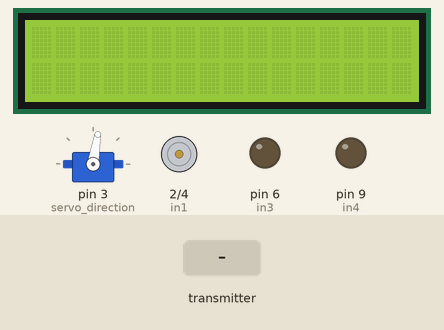
Simulated run of this sketch. Board: Arduino Uno, built with avr-gcc and run on an emulated ATmega328P. Shown: 16×2 character LCD, servo, motor-driver pin pairs drawn as motors (green arrow = first pin HIGH = forward, orange = second pin HIGH = backward, longer = more drive, scaled by the enable pin), output pins drawn as LEDs (lit = HIGH). The test bench sets the inputs (shaded band). No radio packets arrive unless stated.

Above: at 1.3 s.
1.4 s: the transmitter starts sending data.0 = 0
At 2.4 s:
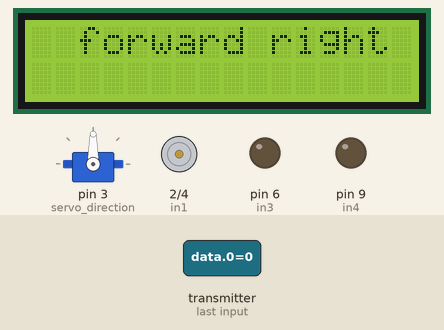
2.9 s: the transmitter starts sending data.1 = 1023
At 3.4 s:
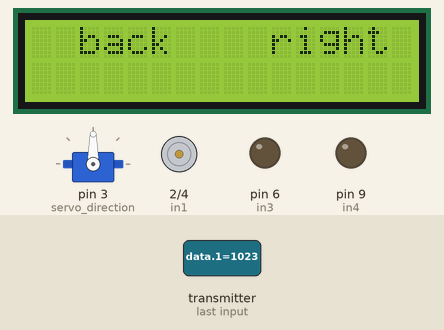
4.4 s: the transmitter starts sending data.2 = 1023
At 5.6 s:
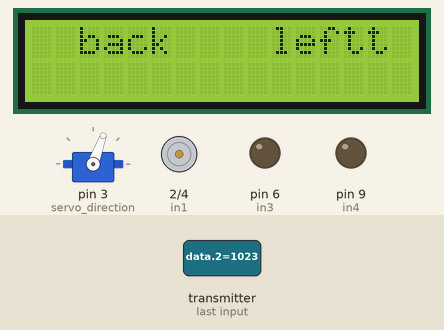
5.9 s: the transmitter starts sending data.1 = 0
At 6.9 s:
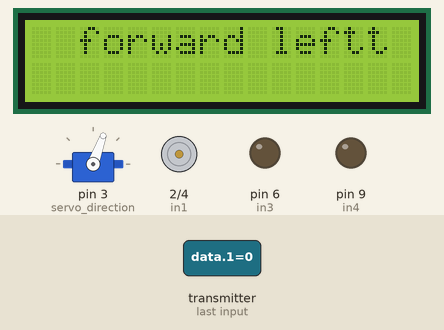
7.4 s: the transmitter starts sending data.2 = 512
At 8.1 s:
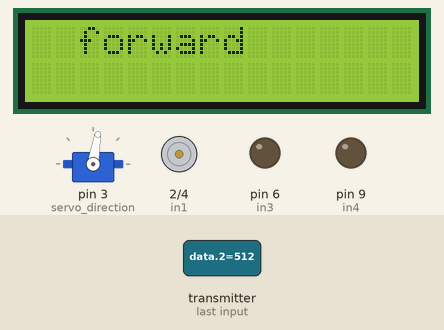
8.9 s: the transmitter starts sending data.1 = 512
At 9.2 s:
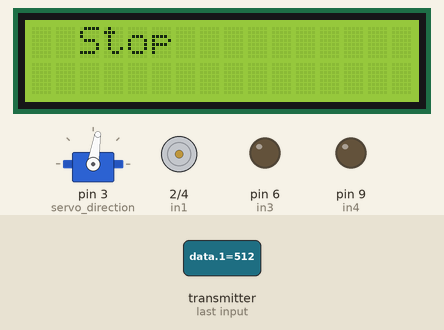
Timing chart, 0 to 11.4 s (numbered marks = the images above; inputs shaded):
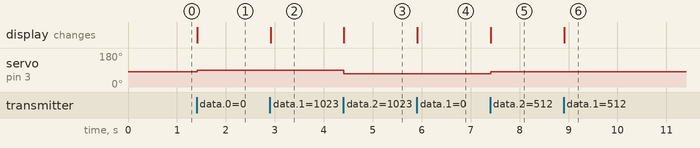

The sketch:

rover_command_alici_son_taslak1.ino
```cpp
/*
 * 3.3v and gnd use 10 nanofarad condansator and if you want change ce and cns pin
 * NRF24L01  PNA/LNA Arduino uno and Arduino nano connection pin
     ----------------
GND |GND         VCC | 3.3V
7   |CE          CNS | 8    ---------
13  |SCK         MOSI| 11      ANTEN  |
12  |MISO        IRQ |      ---------
     ----------------

* NRF24L01 Arduino uno and Arduino nano connection pin
     ----------------
GND |GND         VCC | 3.3V
7   |CE          CNS | 8    ---
13  |SCK         MOSI| 11     | ANTEN
12  |MISO        IRQ |      ---
     ----------------

* NRF24L01 Arduino Mega connection pin
     ----------------
GND |GND         VCC | 3.3V
7   |CE          CNS | 8    ---
52  |SCK         MOSI| 51     | ANTEN
50  |MISO        IRQ |      ---
     ----------------

*/

//-----------------------------> Rover alıcı <---------------------------------------
#include <SPI.h>
#include <nRF24L01.h>
#include <RF24.h>
#include <Wire.h>
#include<Servo.h>
#include <LiquidCrystal_I2C.h>

LiquidCrystal_I2C lcd = LiquidCrystal_I2C(0x27, 20, 4);

RF24 radio(7, 8); // CE, CSN
const byte address[6] = "00001";

int data[4];

int joy1_x;
int joy1_y;
int joy2_x;
int pot_val;

int com_f_b;
int com_l_r;
int com_speed;

Servo servo_direction;
int servo_init_val = 81;

int ena = 5;
int in1 = 2;
int in2 = 4;

int enb = 10;
int in3 = 6;
int in4 = 9;


void setup() {
  lcd.init();
  lcd.backlight();
  lcd.begin (16, 2);
  //Serial.begin(9600);
  radio.begin();
  radio.openReadingPipe(0, address);
  radio.setPALevel(RF24_PA_MIN);
  radio.startListening();

  servo_direction.attach(3);
  pinMode(in1,OUTPUT);
  pinMode(in2,OUTPUT);
  pinMode(in3,OUTPUT);
  pinMode(in4,OUTPUT);
  servo_direction.write(servo_init_val);
}
void loop() {
  if (radio.available()) {
    radio.read(data, sizeof(data));

   joy1_x = data[0];
   joy1_y = data[1];
   joy2_x = data[2];
   pot_val = data[3];

   com_f_b = joy1_y;
   com_l_r = joy2_x;
   com_speed = pot_val;
   //ilere geri
   if(com_f_b < 400){
    forward(com_speed);
    lcd.setCursor(2, 0);
    lcd.print("forward ");
   }
   else if(com_f_b >600){
    back(com_speed);
    lcd.setCursor(2, 0);
    lcd.print("back   ");
   }
   else{
    forward(0);
    lcd.setCursor(2, 0);
    lcd.print("Stop   ");
   }
  //sağ sol
  if(com_l_r < 400){ //right sağa
    servo_direction.write(90);
    lcd.setCursor(10, 0);
    lcd.print("right");
  }
  else if(com_l_r > 600){ // left sola
    servo_direction.write(70);
    lcd.setCursor(10, 0);
    lcd.print("left");
  }
  else{
    servo_direction.write(servo_init_val);
    lcd.setCursor(10, 0);
    lcd.print("      ");
  }
   /*lcd.setCursor(0, 0);
   lcd.print("jx1:");
   lcd.setCursor(4, 0);
   lcd.print(joy1_x);
   lcd.print("  ");

   lcd.setCursor(9, 0);
   lcd.print("jy1:");
   lcd.setCursor(13, 0);
   lcd.print(joy1_y);
   lcd.print("  ");

   lcd.setCursor(0, 1);
   lcd.print("jx2:");
   lcd.setCursor(4, 1);
   lcd.print(joy2_x);
   lcd.print("  ");

   lcd.setCursor(9, 1);
   lcd.print("pot:");
   lcd.setCursor(13, 1);
   lcd.print(pot_val);
   lcd.print("  ");*/

  }
   /* else{
    lcd.setCursor(1, 0);
    lcd.print("   veri yok");
    lcd.setCursor(1, 1);
    lcd.print("ver kontrol edin");
    delay(100);
    lcd.clear();
    delay(100);
    }*/
}

void back(int hiz){
  analogWrite(ena,hiz);
  digitalWrite(in1,1);
  digitalWrite(in2,0);
}

void forward(int hiz){
  analogWrite(ena,hiz);
  digitalWrite(in1,0);
  digitalWrite(in2,1);
}
```

Measured:
- after the input at 1.4 s, servo on pin 3 (servo_direction): 81° → 90° at once; the display: changes at once (image 1)
- after the input at 2.9 s, the display: changes at once (image 2)
- after the input at 4.4 s, servo on pin 3 (servo_direction): 90° → 70° at once; the display: changes at once (image 3)
- after the input at 5.9 s, the display: changes at once (image 4)
- after the input at 7.4 s, servo on pin 3 (servo_direction): 70° → 81° at once; the display: changes at once (image 5)
- after the input at 8.9 s, the display: changes at once (image 6)
